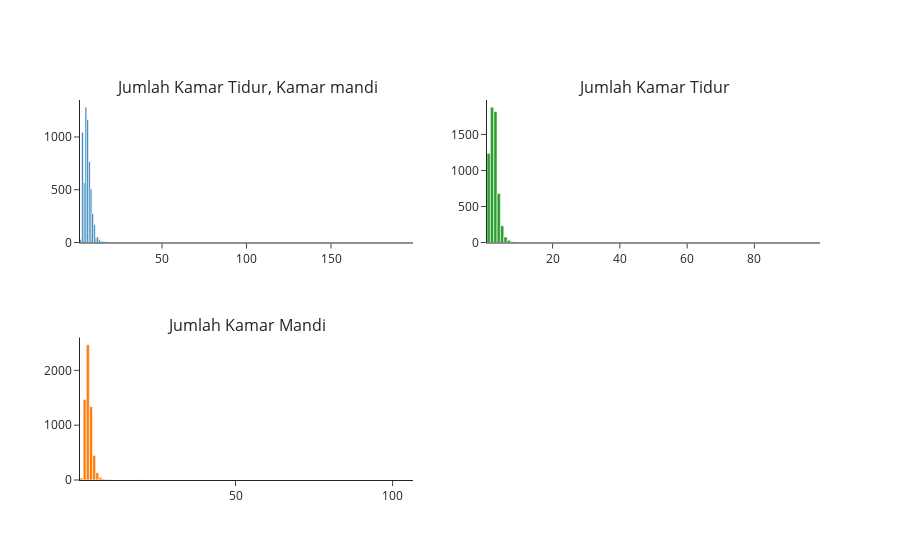

The code cell stored with this chart in its notebook:
### Code cell
cp_df['TM'] = cp_df['km-tidur'] + cp_df['km-mandi']
fig = make_subplots(rows=2, cols=2, specs=[[{'type':'xy'}, {'type':'xy'}],[{'type':'xy'}, None]], subplot_titles=("Jumlah Kamar Tidur, Kamar mandi", "Jumlah Kamar Tidur", "Jumlah Kamar Mandi"))

fig.add_trace(go.Histogram(x = cp_df["TM"],name="TM"),row=1, col=1)
fig.add_trace(go.Histogram(x = df["km-tidur"] ,name="Kamar Tidur"),row=2, col=1)
fig.add_trace(go.Histogram(x = df["km-mandi"] ,name="Kamar Mandi"),row=1, col=2)

fig.update_layout(showlegend=False, title_x=.5)

fig.show()

### Figure 1 — Plotly figure (JSON) as saved in the notebook; plotly's stock layout.template omitted (floating-point values rounded to 4 significant figures; data arrays with more than 128 entries replaced by an {"elided": "..."} marker saying what was removed)
{"data": [{"name": "TM", "type": "histogram", "x": {"elided": "6000 int values"}, "xaxis": "x", "yaxis": "y"}, {"name": "Kamar Tidur", "type": "histogram", "x": {"elided": "6000 int values"}, "xaxis": "x3", "yaxis": "y3"}, {"name": "Kamar Mandi", "type": "histogram", "x": {"elided": "6000 int values"}, "xaxis": "x2", "yaxis": "y2"}], "layout": {"annotations": [{"font": {"size": 16}, "showarrow": false, "text": "Jumlah Kamar Tidur, Kamar mandi", "x": 0.225, "xanchor": "center", "xref": "paper", "y": 1, "yanchor": "bottom", "yref": "paper"}, {"font": {"size": 16}, "showarrow": false, "text": "Jumlah Kamar Tidur", "x": 0.775, "xanchor": "center", "xref": "paper", "y": 1, "yanchor": "bottom", "yref": "paper"}, {"font": {"size": 16}, "showarrow": false, "text": "Jumlah Kamar Mandi", "x": 0.225, "xanchor": "center", "xref": "paper", "y": 0.375, "yanchor": "bottom", "yref": "paper"}], "showlegend": false, "title": {"x": 0.5}, "xaxis": {"anchor": "y", "domain": [0, 0.45]}, "xaxis2": {"anchor": "y2", "domain": [0.55, 1]}, "xaxis3": {"anchor": "y3", "domain": [0, 0.45]}, "yaxis": {"anchor": "x", "domain": [0.625, 1]}, "yaxis2": {"anchor": "x2", "domain": [0.625, 1]}, "yaxis3": {"anchor": "x3", "domain": [0, 0.375]}}}
